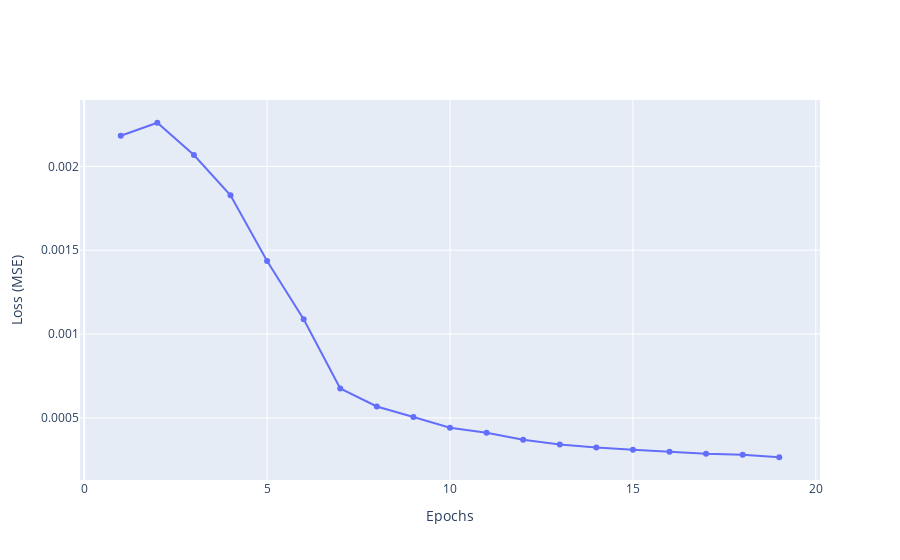

Notebook source saved alongside this figure:
### Code cell
fig = go.Figure()
fig.add_trace(
    go.Scatter(
        x=np.linspace(1, 50),
        y=history.history["loss"],
        showlegend=False,
        mode="markers+lines",
    )
)
fig.update_xaxes(title="Epochs")
fig.update_yaxes(title="Loss (MSE)")
fig.update_layout(height=500)

### Figure 1 — Plotly figure (JSON) as saved in the notebook; plotly's stock layout.template omitted (floating-point values rounded to 4 significant figures)
{"data": [{"mode": "markers+lines", "showlegend": false, "type": "scatter", "x": [1, 2, 3, 4, 5, 6, 7, 8, 9, 10, 11, 12, 13, 14, 15, 16, 17, 18, 19, 20, 21, 22, 23, 24, 25, 26, 27, 28, 29, 30, 31, 32, 33, 34, 35, 36, 37, 38, 39, 40, 41, 42, 43, 44, 45, 46, 47, 48, 49, 50], "y": [0.002183, 0.00226, 0.002068, 0.001828, 0.001436, 0.001088, 0.0006756, 0.0005685, 0.0005059, 0.000442, 0.0004116, 0.0003695, 0.0003422, 0.000324, 0.000311, 0.0002991, 0.0002859, 0.0002798, 0.0002656]}], "layout": {"autosize": true, "xaxis": {"autorange": true, "range": [-0.1252, 20.13], "title": {"text": "Epochs"}, "type": "linear"}, "yaxis": {"autorange": true, "range": [0.0001252, 0.0024], "title": {"text": "Loss (MSE)"}, "type": "linear"}}}
